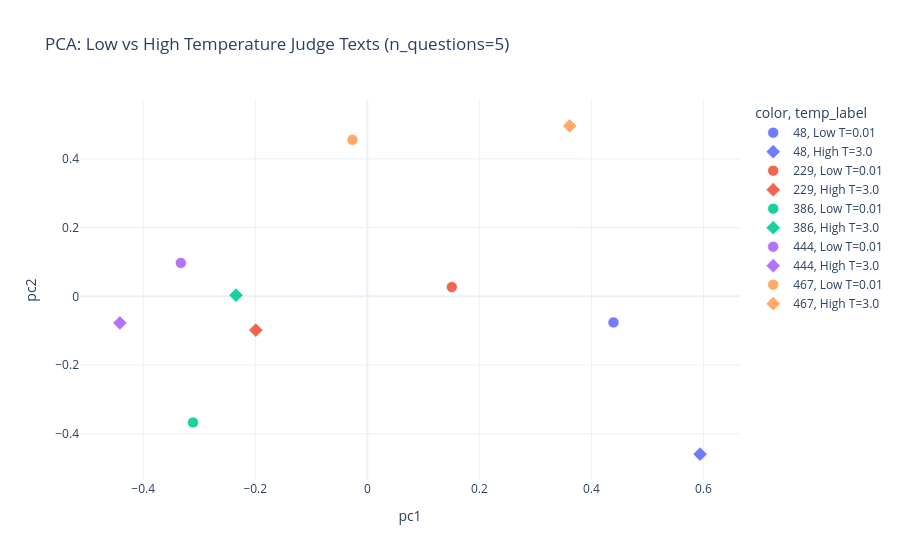

The cell this chart's notebook holds for it:
### Code cell
from pathlib import Path
import numpy as np
import pandas as pd
import plotly.express as px
from sklearn.decomposition import PCA
from sklearn.metrics import silhouette_score
from sklearn.metrics.pairwise import cosine_distances

RAW_PATH = Path('..') / 'output' / 'combined_judge_dataset_qwen_gemma.csv'
LOW_T = 0.01
HIGH_T = 3.0
N_Q = 5

use_cols = [
    'question_id', 'judge_type', 'prompt_variant', 'judge_model', 'temperature', 'repeat_id',
    'judge_reason', 'raw_output', 'format_error',
    'model_a', 'model_b', 'human_winner', 'gold_winner',
]
raw = pd.read_csv(RAW_PATH, usecols=use_cols)

sub = raw[
    (raw['judge_type'] == 'pairwise')
    & (raw['prompt_variant'] == 'cot')
    & (raw['repeat_id'] == 0)
    & (raw['temperature'].isin([LOW_T, HIGH_T]))
] .copy()

# Keep one judge model for consistency if present.
if 'google/gemma-3-27b-it' in sub['judge_model'].astype(str).unique():
    sub = sub[sub['judge_model'].astype(str) == 'google/gemma-3-27b-it'].copy()

sub['judge_text'] = sub['judge_reason'].fillna(sub['raw_output']).fillna('').astype(str)
sub['judge_text'] = sub['judge_text'].str.strip()
sub = sub[sub['judge_text'] != ''].copy()

# Prefer non-format-error rows when duplicates exist for same (qid, temp).
sub['format_error_num'] = sub['format_error'].astype(float)
sub = sub.sort_values(['question_id', 'temperature', 'format_error_num'])
sub = sub.drop_duplicates(subset=['question_id', 'temperature'], keep='first').copy()

qids_low = set(sub.loc[sub['temperature'] == LOW_T, 'question_id'])
qids_high = set(sub.loc[sub['temperature'] == HIGH_T, 'question_id'])
common_qids = sorted(qids_low & qids_high)

# Prefer questions already in rescued explorer set to align with this notebook context.
rescued_qids = [q for q in df['question_id'].dropna().astype(int).unique().tolist() if q in common_qids]
selected_qids = rescued_qids[:N_Q]
if len(selected_qids) < N_Q:
    fill = [q for q in common_qids if q not in selected_qids][: (N_Q - len(selected_qids))]
    selected_qids = selected_qids + fill

pair_df = sub[sub['question_id'].isin(selected_qids)].copy()
pair_df['temp_label'] = np.where(pair_df['temperature'] == LOW_T, f'Low T={LOW_T}', f'High T={HIGH_T}')
pair_df = pair_df.sort_values(['question_id', 'temperature']).reset_index(drop=True)

if len(pair_df) == 0:
    raise ValueError('No valid low/high temperature pairs found.')

# Better embedding model than MiniLM.
emb_model_name = 'sentence-transformers/all-mpnet-base-v2'
try:
    from sentence_transformers import SentenceTransformer
    emb_model = SentenceTransformer(emb_model_name)
    X = emb_model.encode(pair_df['judge_text'].tolist(), show_progress_bar=False, normalize_embeddings=True)
    emb_method = emb_model_name
except Exception as e:
    # Safe fallback.
    from sentence_transformers import SentenceTransformer
    fallback_name = 'sentence-transformers/all-MiniLM-L6-v2'
    emb_model = SentenceTransformer(fallback_name)
    X = emb_model.encode(pair_df['judge_text'].tolist(), show_progress_bar=False, normalize_embeddings=True)
    emb_method = f'{fallback_name} (fallback: {e})'

pca = PCA(n_components=2, random_state=42)
X2 = pca.fit_transform(X)
pair_df['pc1'] = X2[:, 0]
pair_df['pc2'] = X2[:, 1]

fig = px.scatter(
    pair_df,
    x='pc1',
    y='pc2',
    color=pair_df['question_id'].astype(str),
    symbol='temp_label',
    hover_data=['question_id', 'temp_label', 'model_a', 'model_b', 'gold_winner', 'human_winner'],
    title=f'PCA: Low vs High Temperature Judge Texts (n_questions={len(selected_qids)})',
    height=560,
    template='plotly_white',
)
fig.update_traces(marker=dict(size=11, opacity=0.9, line=dict(width=0.6, color='white')))
fig.show()

# Pairwise low-high metrics per question.
pivot = pair_df.pivot_table(index='question_id', columns='temp_label', values='judge_text', aggfunc='first')
q_metrics = []
for q in selected_qids:
    d_q = pair_df[pair_df['question_id'] == q].copy()
    if len(d_q) != 2:
        continue
    idx = d_q.index.to_list()
    i0, i1 = idx[0], idx[1]
    dist = float(cosine_distances(X[i0:i0+1], X[i1:i1+1])[0, 0])
    sim = 1.0 - dist
    q_metrics.append({'question_id': q, 'cosine_similarity_low_high': sim, 'cosine_distance_low_high': dist})

q_metrics_df = pd.DataFrame(q_metrics).sort_values('cosine_similarity_low_high', ascending=False).reset_index(drop=True)

# Overall metrics for this low-vs-high comparison setup.
low_mask = pair_df['temp_label'].str.startswith('Low').to_numpy()
high_mask = pair_df['temp_label'].str.startswith('High').to_numpy()
same_q_dist = []
cross_q_dist = []
for i in range(len(pair_df)):
    for j in range(i + 1, len(pair_df)):
        dij = float(cosine_distances(X[i:i+1], X[j:j+1])[0, 0])
        same_q = pair_df.iloc[i]['question_id'] == pair_df.iloc[j]['question_id']
        if same_q:
            same_q_dist.append(dij)
        else:
            cross_q_dist.append(dij)

global_metrics = [
    {'Metric': 'Embedding_Method', 'Value': emb_method},
    {'Metric': 'N_questions', 'Value': int(len(selected_qids))},
    {'Metric': 'N_points_low_high', 'Value': int(len(pair_df))},
    {'Metric': 'PCA_explained_var_PC1', 'Value': float(pca.explained_variance_ratio_[0])},
    {'Metric': 'PCA_explained_var_PC2', 'Value': float(pca.explained_variance_ratio_[1])},
    {'Metric': 'PCA_explained_var_PC1_PC2_sum', 'Value': float(pca.explained_variance_ratio_[:2].sum())},
    {'Metric': 'Mean_cosine_similarity_low_high', 'Value': float(q_metrics_df['cosine_similarity_low_high'].mean()) if len(q_metrics_df) else np.nan},
    {'Metric': 'Std_cosine_similarity_low_high', 'Value': float(q_metrics_df['cosine_similarity_low_high'].std(ddof=1)) if len(q_metrics_df) > 1 else np.nan},
    {'Metric': 'Mean_same_question_cosine_distance', 'Value': float(np.mean(same_q_dist)) if same_q_dist else np.nan},
    {'Metric': 'Mean_cross_question_cosine_distance', 'Value': float(np.mean(cross_q_dist)) if cross_q_dist else np.nan},
    {'Metric': 'Cross_minus_Same_distance_gap', 'Value': (float(np.mean(cross_q_dist)) - float(np.mean(same_q_dist))) if (same_q_dist and cross_q_dist) else np.nan},
]

if len(pair_df) >= 4:
    try:
        global_metrics.append({
            'Metric': 'Silhouette_temp_label_cosine',
            'Value': float(silhouette_score(X, pair_df['temp_label'], metric='cosine'))
        })
    except Exception:
        global_metrics.append({'Metric': 'Silhouette_temp_label_cosine', 'Value': np.nan})

metrics_df = pd.DataFrame(global_metrics)
display(metrics_df)
display(q_metrics_df)

print('Selected question_ids:', selected_qids)

### Figure 1 — Plotly figure (JSON) as saved in the notebook; plotly's stock layout.template omitted (floating-point values rounded to 4 significant figures)
{"data": [{"customdata": [[48, "Low T=0.01", "gpt-3.5-turbo", "vicuna-13b-v1.2", "model_a", "model_a"]], "hovertemplate": "color=48<br>temp_label=%{customdata[1]}<br>pc1=%{x}<br>pc2=%{y}<br>question_id=%{customdata[0]}<br>model_a=%{customdata[2]}<br>model_b=%{customdata[3]}<br>gold_winner=%{customdata[4]}<br>human_winner=%{customdata[5]}<extra></extra>", "legendgroup": "48, Low T=0.01", "marker": {"color": "#636efa", "line": {"color": "white", "width": 0.6}, "opacity": 0.9, "size": 11, "symbol": "circle"}, "mode": "markers", "name": "48, Low T=0.01", "orientation": "v", "showlegend": true, "type": "scatter", "x": [0.4395], "xaxis": "x", "y": [-0.07594], "yaxis": "y"}, {"customdata": [[48, "High T=3.0", "gpt-3.5-turbo", "vicuna-13b-v1.2", "model_a", "model_a"]], "hovertemplate": "color=48<br>temp_label=%{customdata[1]}<br>pc1=%{x}<br>pc2=%{y}<br>question_id=%{customdata[0]}<br>model_a=%{customdata[2]}<br>model_b=%{customdata[3]}<br>gold_winner=%{customdata[4]}<br>human_winner=%{customdata[5]}<extra></extra>", "legendgroup": "48, High T=3.0", "marker": {"color": "#636efa", "line": {"color": "white", "width": 0.6}, "opacity": 0.9, "size": 11, "symbol": "diamond"}, "mode": "markers", "name": "48, High T=3.0", "orientation": "v", "showlegend": true, "type": "scatter", "x": [0.5941], "xaxis": "x", "y": [-0.4594], "yaxis": "y"}, {"customdata": [[229, "Low T=0.01", "gpt-3.5-turbo", "claude-v1", "model_b", "model_b"]], "hovertemplate": "color=229<br>temp_label=%{customdata[1]}<br>pc1=%{x}<br>pc2=%{y}<br>question_id=%{customdata[0]}<br>model_a=%{customdata[2]}<br>model_b=%{customdata[3]}<br>gold_winner=%{customdata[4]}<br>human_winner=%{customdata[5]}<extra></extra>", "legendgroup": "229, Low T=0.01", "marker": {"color": "#EF553B", "line": {"color": "white", "width": 0.6}, "opacity": 0.9, "size": 11, "symbol": "circle"}, "mode": "markers", "name": "229, Low T=0.01", "orientation": "v", "showlegend": true, "type": "scatter", "x": [0.1509], "xaxis": "x", "y": [0.02695], "yaxis": "y"}, {"customdata": [[229, "High T=3.0", "gpt-3.5-turbo", "claude-v1", "model_b", "model_b"]], "hovertemplate": "color=229<br>temp_label=%{customdata[1]}<br>pc1=%{x}<br>pc2=%{y}<br>question_id=%{customdata[0]}<br>model_a=%{customdata[2]}<br>model_b=%{customdata[3]}<br>gold_winner=%{customdata[4]}<br>human_winner=%{customdata[5]}<extra></extra>", "legendgroup": "229, High T=3.0", "marker": {"color": "#EF553B", "line": {"color": "white", "width": 0.6}, "opacity": 0.9, "size": 11, "symbol": "diamond"}, "mode": "markers", "name": "229, High T=3.0", "orientation": "v", "showlegend": true, "type": "scatter", "x": [-0.1991], "xaxis": "x", "y": [-0.09841], "yaxis": "y"}, {"customdata": [[386, "Low T=0.01", "Qwen/Qwen2.5-14B-Instruct", "meta-llama/Llama-3.1-8B-Instruct", "model_a", "model_a"]], "hovertemplate": "color=386<br>temp_label=%{customdata[1]}<br>pc1=%{x}<br>pc2=%{y}<br>question_id=%{customdata[0]}<br>model_a=%{customdata[2]}<br>model_b=%{customdata[3]}<br>gold_winner=%{customdata[4]}<br>human_winner=%{customdata[5]}<extra></extra>", "legendgroup": "386, Low T=0.01", "marker": {"color": "#00cc96", "line": {"color": "white", "width": 0.6}, "opacity": 0.9, "size": 11, "symbol": "circle"}, "mode": "markers", "name": "386, Low T=0.01", "orientation": "v", "showlegend": true, "type": "scatter", "x": [-0.3111], "xaxis": "x", "y": [-0.3672], "yaxis": "y"}, {"customdata": [[386, "High T=3.0", "Qwen/Qwen2.5-14B-Instruct", "meta-llama/Llama-3.1-8B-Instruct", "model_a", "model_a"]], "hovertemplate": "color=386<br>temp_label=%{customdata[1]}<br>pc1=%{x}<br>pc2=%{y}<br>question_id=%{customdata[0]}<br>model_a=%{customdata[2]}<br>model_b=%{customdata[3]}<br>gold_winner=%{customdata[4]}<br>human_winner=%{customdata[5]}<extra></extra>", "legendgroup": "386, High T=3.0", "marker": {"color": "#00cc96", "line": {"color": "white", "width": 0.6}, "opacity": 0.9, "size": 11, "symbol": "diamond"}, "mode": "markers", "name": "386, High T=3.0", "orientation": "v", "showlegend": true, "type": "scatter", "x": [-0.2344], "xaxis": "x", "y": [0.00306], "yaxis": "y"}, {"customdata": [[444, "Low T=0.01", "meta-llama/Llama-3.1-8B-Instruct", "google/gemma-3-12b-it", "model_a", "model_a"]], "hovertemplate": "color=444<br>temp_label=%{customdata[1]}<br>pc1=%{x}<br>pc2=%{y}<br>question_id=%{customdata[0]}<br>model_a=%{customdata[2]}<br>model_b=%{customdata[3]}<br>gold_winner=%{customdata[4]}<br>human_winner=%{customdata[5]}<extra></extra>", "legendgroup": "444, Low T=0.01", "marker": {"color": "#ab63fa", "line": {"color": "white", "width": 0.6}, "opacity": 0.9, "size": 11, "symbol": "circle"}, "mode": "markers", "name": "444, Low T=0.01", "orientation": "v", "showlegend": true, "type": "scatter", "x": [-0.3329], "xaxis": "x", "y": [0.09701], "yaxis": "y"}, {"customdata": [[444, "High T=3.0", "meta-llama/Llama-3.1-8B-Instruct", "google/gemma-3-12b-it", "model_a", "model_a"]], "hovertemplate": "color=444<br>temp_label=%{customdata[1]}<br>pc1=%{x}<br>pc2=%{y}<br>question_id=%{customdata[0]}<br>model_a=%{customdata[2]}<br>model_b=%{customdata[3]}<br>gold_winner=%{customdata[4]}<br>human_winner=%{customdata[5]}<extra></extra>", "legendgroup": "444, High T=3.0", "marker": {"color": "#ab63fa", "line": {"color": "white", "width": 0.6}, "opacity": 0.9, "size": 11, "symbol": "diamond"}, "mode": "markers", "name": "444, High T=3.0", "orientation": "v", "showlegend": true, "type": "scatter", "x": [-0.4418], "xaxis": "x", "y": [-0.07753], "yaxis": "y"}, {"customdata": [[467, "Low T=0.01", "google/gemma-3-12b-it", "Qwen/Qwen2.5-14B-Instruct", "tie", "tie"]], "hovertemplate": "color=467<br>temp_label=%{customdata[1]}<br>pc1=%{x}<br>pc2=%{y}<br>question_id=%{customdata[0]}<br>model_a=%{customdata[2]}<br>model_b=%{customdata[3]}<br>gold_winner=%{customdata[4]}<br>human_winner=%{customdata[5]}<extra></extra>", "legendgroup": "467, Low T=0.01", "marker": {"color": "#FFA15A", "line": {"color": "white", "width": 0.6}, "opacity": 0.9, "size": 11, "symbol": "circle"}, "mode": "markers", "name": "467, Low T=0.01", "orientation": "v", "showlegend": true, "type": "scatter", "x": [-0.02649], "xaxis": "x", "y": [0.4554], "yaxis": "y"}, {"customdata": [[467, "High T=3.0", "google/gemma-3-12b-it", "Qwen/Qwen2.5-14B-Instruct", "tie", "tie"]], "hovertemplate": "color=467<br>temp_label=%{customdata[1]}<br>pc1=%{x}<br>pc2=%{y}<br>question_id=%{customdata[0]}<br>model_a=%{customdata[2]}<br>model_b=%{customdata[3]}<br>gold_winner=%{customdata[4]}<br>human_winner=%{customdata[5]}<extra></extra>", "legendgroup": "467, High T=3.0", "marker": {"color": "#FFA15A", "line": {"color": "white", "width": 0.6}, "opacity": 0.9, "size": 11, "symbol": "diamond"}, "mode": "markers", "name": "467, High T=3.0", "orientation": "v", "showlegend": true, "type": "scatter", "x": [0.3613], "xaxis": "x", "y": [0.496], "yaxis": "y"}], "layout": {"height": 560, "legend": {"title": {"text": "color, temp_label"}, "tracegroupgap": 0}, "title": {"text": "PCA: Low vs High Temperature Judge Texts (n_questions=5)"}, "xaxis": {"anchor": "y", "domain": [0, 1], "title": {"text": "pc1"}}, "yaxis": {"anchor": "x", "domain": [0, 1], "title": {"text": "pc2"}}}}
